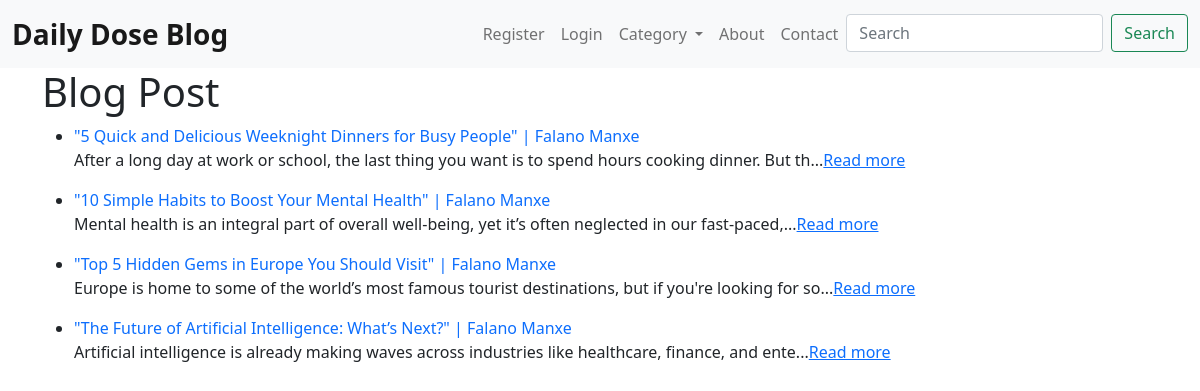
The page / on the database its author committed.
### blogapp/models.py (models this page shows, shortened)
class Post(models.Model):
    title = models.CharField(max_length = 255)
    author = models.ForeignKey(User, on_delete=models.CASCADE)
    category = models.ForeignKey(Category, on_delete=models.SET_NULL, null=True)
    body = models.TextField()
    published_date = models.DateField(auto_now_add=True)

### blogapp/views.py (the view)
# urls.py: path('', Home_view.as_view(), name = 'home_view'),
class Home_view(ListView):
    model = Post
    template_name = 'blogapp/html/home.html'
    ordering = ['-id']

### templates/blogapp/html/home.html (shortened to what this page needs)
{% extends 'blogapp/html/base.html' %}
{% block content %}
    <h1>Blog Post</h1>
    <ul class = "no-bullets">
        {% for post in object_list %}
            <li><a href="{% url 'detail_view' post.pk %}" class = "text-decoration-none">{{post.title}} | {{post.author.first_name}} {{post.author.last_name}} </a>
            <p>{{ post.body|slice:":100" }}...<a href="{% url 'detail_view' post.pk %}">Read more</a></p>
            </li>
        {% endfor %}
    </ul>
{% endblock content %}

### rows shown on the page
Post: title "\"5 Quick and Delicious Weeknight Dinners for Busy People\"", author.first_name "Falano", author.last_name "Manxe", body "After a long day at work or school, the last thing you want is to spend hours cooking dinner. But th"
Post: title "\"10 Simple Habits to Boost Your Mental Health\"", author.first_name "Falano", author.last_name "Manxe", body "Mental health is an integral part of overall well-being, yet it’s often neglected in our fast-paced,"
Post: title "\"Top 5 Hidden Gems in Europe You Should Visit\"", author.first_name "Falano", author.last_name "Manxe", body "Europe is home to some of the world’s most famous tourist destinations, but if you're looking for so"
Post: title "\"The Future of Artificial Intelligence: What’s Next?\"", author.first_name "Falano", author.last_name "Manxe", body "Artificial intelligence is already making waves across industries like healthcare, finance, and ente"
